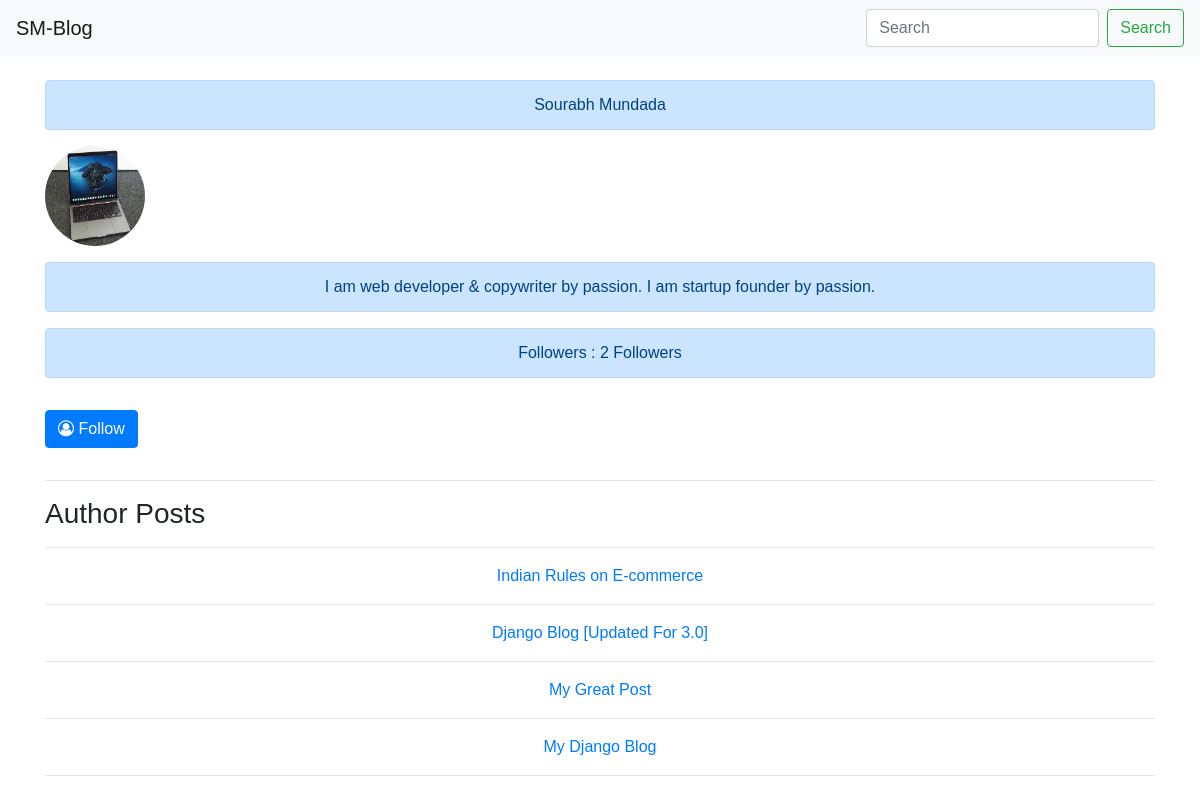
Page /profile/admin/ on the committed database.
### myapp/models.py (models this page shows, shortened)
class Profile(models.Model):
    author = models.ForeignKey(User, on_delete=models.CASCADE)
    name = models.CharField(max_length=150)
    pic = models.ImageField(upload_to='profile_pic/', blank=True, null=True)
    bio = models.TextField()
    followers = models.ManyToManyField(User, related_name='author_follower')
    created = models.DateTimeField(auto_now_add=True)
    class Meta:
        ordering = ['-created']
    def total_followers(self):
        return self.followers.count()

class Post(models.Model):
    STATUS_CHOICE = (
        ('draft', 'Draft'),
        ('publish', 'Publish'),
    )
    title = models.CharField(max_length=200, unique=True)
    slug = models.SlugField(unique=True)
    author = models.ForeignKey(User, on_delete=models.CASCADE)
    category = models.ForeignKey(Category, on_delete=models.CASCADE)
    thumbnail = models.ImageField(upload_to='thumbnails/', blank=True, null=True)
    created = models.DateTimeField(auto_now_add=True)
    updated = models.DateTimeField(blank=True, null=True)
    content = RichTextField()
    status = models.CharField(max_length=50, choices=STATUS_CHOICE, default='draft')
    tags = TaggableManager(blank=True)
    likes = models.ManyToManyField(User, related_name='post_likes', blank=True)
    dislikes = models.ManyToManyField(User, related_name='post_dislikes', blank=True)
    views = models.IntegerField(default=0, blank=True, null=True)
    author_profile = models.ForeignKey('Profile', on_delete=models.CASCADE)
    class Meta:
        ordering = ('-created',)

### myapp/views.py (the view)
# urls.py: path('profile/<username>/', views.author_profile, name='profile'),
def author_profile(request, username):
    profile = get_object_or_404(Profile, author__username=username)
    followed = False
    if profile.followers.filter(id=request.user.id).exists():
        followed = True
    posts = Post.objects.filter(author_profile=profile)
    return render(request, 'accounts/profile.html', {'profile': profile, 'posts': posts, 'followed': followed})

### templates/accounts/profile.html (shortened to what this page needs)
{% extends 'base.html' %}
{% block content %}
<div class="alert alert-primary my-3" style="text-align: center;" role="alert">
    {{ profile.name }}
  </div>
  <img src="{{ profile.pic.url }}" width="100px" height="100px" style="border-radius: 50%;">
  <div class="alert alert-primary my-3" style="text-align: center;" role="alert">
    {{ profile.bio }}
  </div>
  <div class="alert alert-primary my-3" style="text-align: center;" role="alert">
    Followers : {{ profile.total_followers }} Followers
  </div>
{% if followed %}
  <form action="{% url 'unfollow_author' profile.author.username %}" method="POST">
    {% csrf_token %}
    <button type="submit" class="btn btn-primary my-3"><i class="fa fa-user-circle"></i> Unfollow</button>
  </form>
    {% else %}
    <form action="{% url 'follow_author' profile.author.username %}" method="POST">
    <button type="submit" class="btn btn-primary my-3"><i class="fa fa-user-circle-o"></i> Follow</button>
  </form>
    {% endif %}
  <hr>
  <h3>Author Posts</h3>
  <hr>
  {% for post in posts %}
      <div style="text-align: center;">
      <a href="/{{ post.slug }}/">{{ post.title }}</a>
      </div>
  <hr>
  {% endfor %}
{% endblock content %}

### templates/base.html (style rules this page uses)
html, body { font-family: 'Work Sans', sans-serif; }

### rows in the picture
Profile: name "Sourabh Mundada", pic (picture), bio "I am web developer & copywriter by passion. I am startup founder by passion.", total_followers "2"
Post: title "Indian Rules on E-commerce"
Post: title "Django Blog [Updated For 3.0]"
Post: title "My Great Post"
Post: title "My Django Blog"
